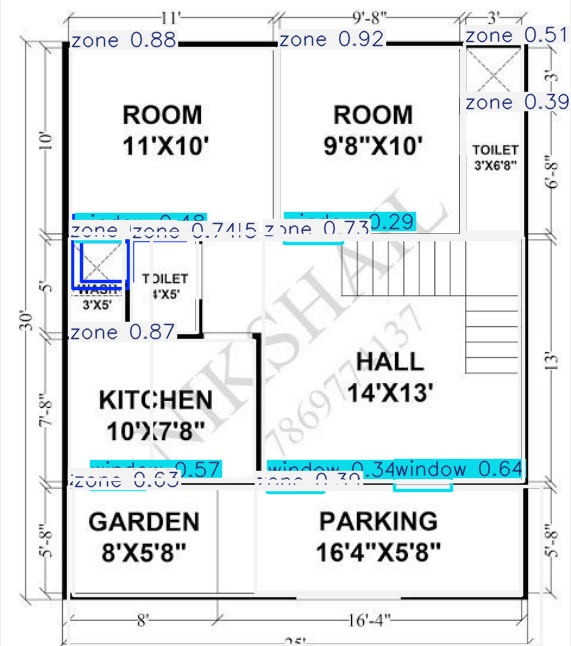
#> input picture runs/detect/predict/plan.jpg, 571 x 646 px
$ python -i preprocessing.py   (imports and definitions only)
#> lines starting #> are read from the running program, lines starting #| are printed output that depends on the picture
#> further down, picture is the input picture: shape (646, 571, 3); mean B, G, R 234.9, 233.5, 228.9
"""
Stage 1: Image Preprocessing
- Decode bytes to OpenCV image
- Resize for consistency
- Denoise + contrast enhancement
- Binarization
"""

import cv2
import numpy as np
import logging

logger = logging.getLogger(__name__)

MAX_DIM = 1200  #  Lowered from 1600 for better accuracy + speed
MIN_DIM = 600


# [21 lines left out: functions bytes_to_image, resize_image, not called in this run]


def enhance(image: np.ndarray) -> np.ndarray:
    denoised = cv2.fastNlMeansDenoisingColored(image, None, 10, 10, 7, 21)
    lab = cv2.cvtColor(denoised, cv2.COLOR_BGR2LAB)
#> lab: shape (646, 571, 3); mean of channels 0, 1, 2 234.3, 127.3, 127
    l_ch, a_ch, b_ch = cv2.split(lab)
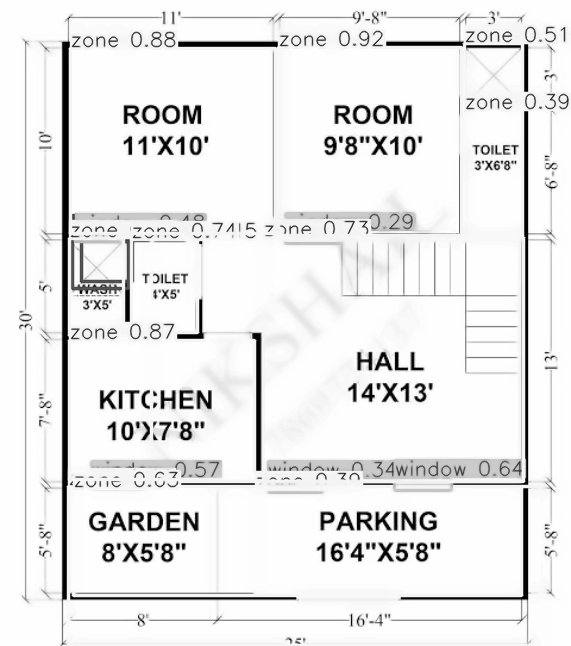
#> l_ch: shape (646, 571); min 0, max 254, mean 234.3
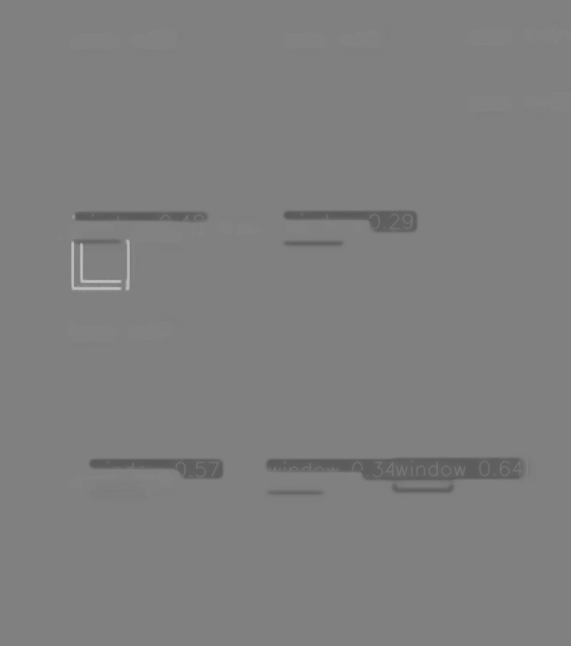
#> a_ch: shape (646, 571); min 89, max 192, mean 127.3
    clahe = cv2.createCLAHE(clipLimit=2.0, tileGridSize=(8, 8))
    l_ch = clahe.apply(l_ch)
    enhanced = cv2.merge([l_ch, a_ch, b_ch])
#> enhanced: shape (646, 571, 3); mean of channels 0, 1, 2 230.9, 127.3, 127
    return cv2.cvtColor(enhanced, cv2.COLOR_LAB2BGR)
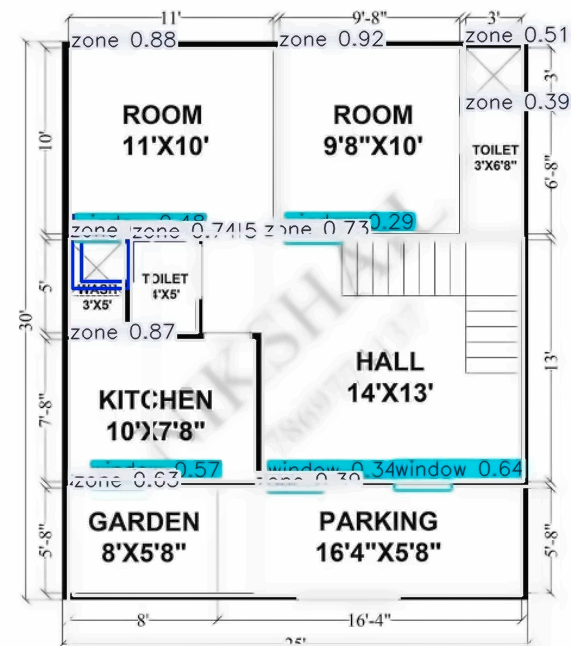
#> returned value: shape (646, 571, 3); mean B, G, R 231.4, 230.1, 225.6


# [35 lines left out: functions binarize, preprocess, not called in this run]

>>> import cv2
>>> picture = cv2.imread('../../../../runs/detect/predict/plan.jpg')
>>> result = enhance(picture)
